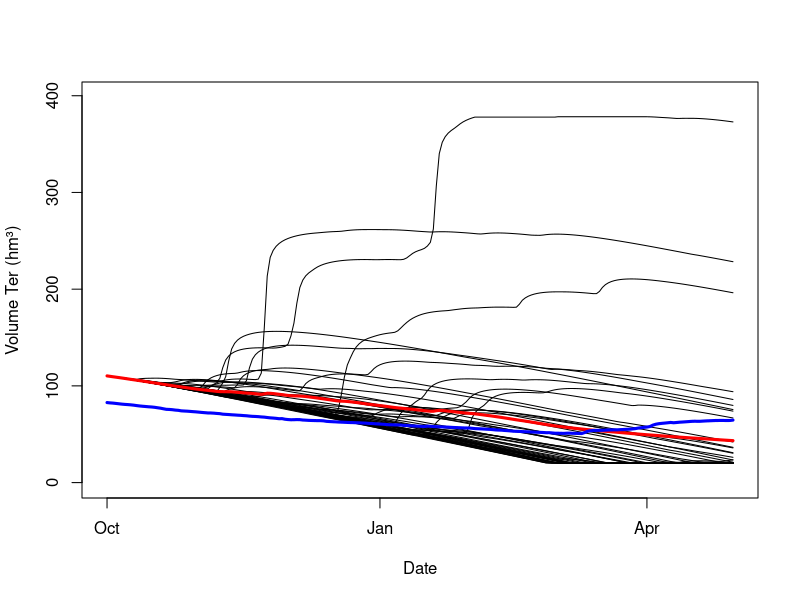

Reproduce this figure in R. (Note: this script raises an error after producing the figure.)
dir <- "/home/dmercado/Documents/intoDBP/volume_ter/"
setwd(dir)

#load sau and sqd volumes
V_sau <- read.csv("out/forecast_sau/for_V_sau.csv")
V_sqd <- read.csv("out/forecast_sqd/for_V_sqd.csv")

V_total <- V_sau[2:ncol(V_sau)] + V_sqd[2:ncol(V_sqd)]

#load sau and sqd balances
sqd_balance <- read.csv("out/calculated_sqd.csv")
sau_balance <- read.csv("out/calculated_sau.csv")
ter_balance_V <- sqd_balance$V + sau_balance$V
#current balance for the actual dates
sqd_balance_actual <- read.csv("in/water_balance_sqd_actual.csv")
sau_balance_actual <- read.csv("in/water_balance_sau_actual.csv")
ter_balance_actual_V <- sqd_balance_actual$V+sau_balance_actual$V

pdf("plot/3_forecast_ter.pdf")
#plot corrected volumes
plot(as.Date(V_sau$date), V_total[,1], type="l", 
     ylim=c(0,unique(sqd_balance$Vmax+sau_balance$Vmax)),  ylab="Volume Ter (hm³)", xlab="Date")
for (i in 2:51){
  lines(as.Date(V_sau$date), V_total[,i])
}
#ensemble mean
lines(as.Date(V_sau$date), rowMeans(V_total), col="red", lwd=3)
#real dynamic previous year
dates_plot <- seq(as.Date("2023-10-01"), as.Date("2024-04-30"), by=1)
sel_pos <- as.Date(sqd_balance$date) %in% dates_plot
#plot(sqd_balance$date[sel_pos],sqd_balance$V[sel_pos], type="l")
lines(as.Date(V_sau$date),ter_balance_V[sel_pos][1:length(V_sau$date)], 
      col="blue", lwd=3)
lines(as.Date(sau_balance_actual$date, format = "%m/%d/%Y"),ter_balance_actual_V, 
      col="green", lwd=3)
legend("topleft", legend=c("Ensemble", "Last season", "51 members", "Actual season"), 
       col=c("red","blue", "black","green"), lty=1, cex=0.8, bty="n")
dev.off()

png("plot/3_forecast_ter.png", width = 800, height = 600, units = "px")
#plot corrected volumes
plot(as.Date(V_sau$date), V_total[,1], type="l", 
     ylim=c(0,unique(sqd_balance$Vmax+sau_balance$Vmax)),  ylab="Volume Ter (hm³)", xlab="Date")
for (i in 2:51){
  lines(as.Date(V_sau$date), V_total[,i])
}
#ensemble mean
lines(as.Date(V_sau$date), rowMeans(V_total), col="red", lwd=3)
#real dynamic previous year
dates_plot <- seq(as.Date("2023-10-01"), as.Date("2024-04-30"), by=1)
sel_pos <- as.Date(sqd_balance$date) %in% dates_plot
#plot(sqd_balance$date[sel_pos],sqd_balance$V[sel_pos], type="l")
lines(as.Date(V_sau$date),ter_balance_V[sel_pos][1:length(V_sau$date)], 
      col="blue", lwd=3)
lines(as.Date(sau_balance_actual$date, format = "%m/%d/%Y"),ter_balance_actual_V, 
      col="green", lwd=3)
legend("topleft", legend=c("Ensemble", "Last season", "51 members", "Actual season"), 
       col=c("red","blue", "black","green"), lty=1, cex=0.8, bty="n")
dev.off()
